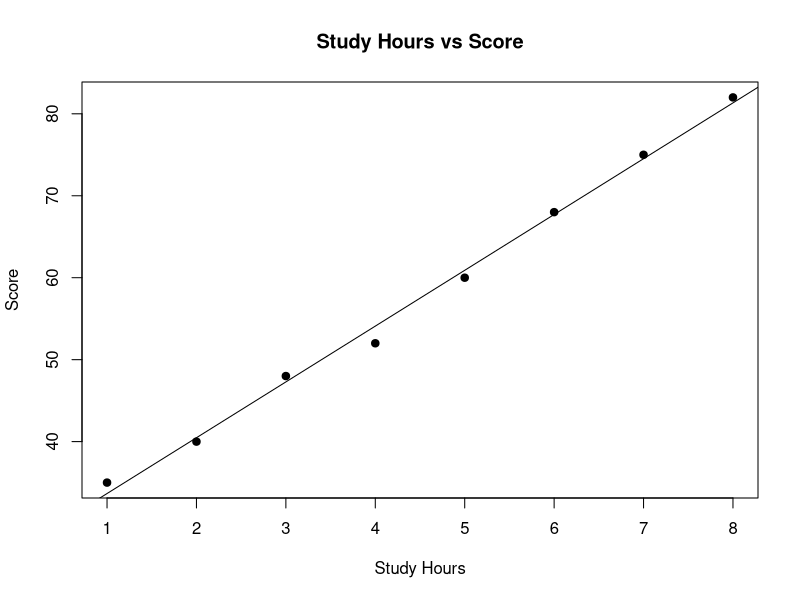

Here is the R script that generated this plot:
# Simple Linear Regression
hours <- c(1, 2, 3, 4, 5, 6, 7, 8)
scores <- c(35, 40, 48, 52, 60, 68, 75, 82)

model <- lm(scores ~ hours)

print(summary(model))

plot(hours, scores, main="Study Hours vs Score",
     xlab="Study Hours", ylab="Score", pch=19)

abline(model)
